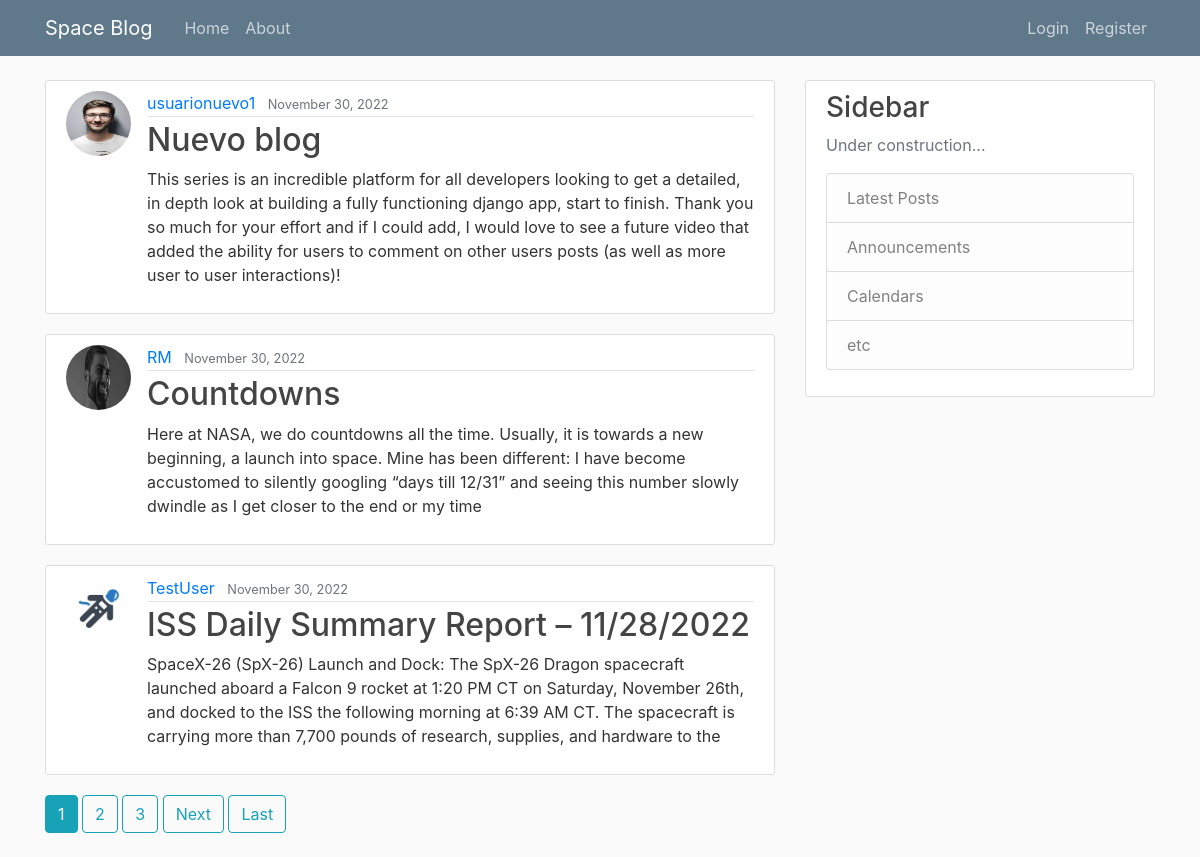
The page / on the database its author committed.
### blog/models.py (models this page shows, shortened)
class Post(models.Model):
    title = models.CharField(max_length=100)
    content = models.TextField()
    date_posted = models.DateTimeField(default=timezone.now)
    author = models.ForeignKey(User, on_delete=models.CASCADE)

### users/models.py (models this page shows, shortened)
class Profile(models.Model):
    user = models.OneToOneField(User, on_delete=models.CASCADE)
    image = models.ImageField(default='default.jpg', upload_to='profile_pics')

### blog/views.py (the view)
# urls.py: path('', PostListView.as_view(), name='blog-home'),
class PostListView(ListView):
    model = Post
    template_name = 'blog/home.html' #[app]/[model]_[viewtype].html
    context_object_name = 'posts'
    ordering = ['-date_posted']
    paginate_by = 3

### blog/templates/blog/home.html (shortened to what this page needs)
{% extends "blog/base.html" %}
{% block content %}
    {% for post in posts %}
        <article class="media content-section">
            <img class="rounded-circle article-img" src="{{ post.author.profile.image.url }}">
            <div class="media-body">
            <div class="article-metadata">
                <a class="mr-2" href="{% url 'user-posts' post.author.username %}">{{ post.author }}</a>
                <small class="text-muted">{{ post.date_posted|date:"F d, Y" }}</small>
            </div>
            <h2><a class="article-title" href="{% url 'post-detail' post.id %}">{{ post.title }}</a></h2>
            <p class="article-content">{{ post.content }}</p>
            </div>
        </article>
    {% endfor %}
    {% if is_paginated %}
        {% for num in page_obj.paginator.page_range %}
            {% if page_obj.number == num %}
                <a class="btn btn-info mb-4" href="?page={{ num }}">{{ num }}</a>
            {% elif num > page_obj.number|add:'-3' and num < page_obj.number|add:'3' %}
                <a class="btn btn-outline-info mb-4" href="?page={{ num }}">{{ num }}</a>
            {% endif %}
        {% endfor %}
        {% if page_obj.has_next %}
            <a class="btn btn-outline-info mb-4" href="?{{ page_obj.next_page_number }}">Next</a>
            <a class="btn btn-outline-info mb-4" href="?page={{ page_obj.paginator.num_pages }}">Last</a>
        {% endif %}
    {% endif %}
{% endblock content %}

### blog/templates/blog/base.html (shortened to what this page needs)
{% load static %}
<!DOCTYPE html>
<html lang="en">
<head>
    <link rel="stylesheet" href="https://cdn.jsdelivr.net/npm/bootstrap@4.0.0/dist/css/bootstrap.min.css">
    <link rel="stylesheet" type="text/css" href="{% static 'blog/main.css' %}">
</head>
<body>
    <header class="site-header">
        <nav class="navbar navbar-expand-md navbar-dark bg-steel fixed-top">
            <div class="container">
            <a class="navbar-brand mr-4" href="{% url 'blog-home' %}">Space Blog</a>
            <div class="collapse navbar-collapse" id="navbarToggle">
                <div class="navbar-nav mr-auto">
                <a class="nav-item nav-link" href="{% url 'blog-home' %}">Home</a>
                <a class="nav-item nav-link" href="{% url 'blog-about' %}">About</a>
                </div>
                <div class="navbar-nav">
                  {% if user.is_authenticated %}
                    <a class="nav-item nav-link" href="{% url 'post-create' %}">New Post</a>
                    <a class="nav-item nav-link" href="{% url 'profile' %}">Profile</a>
                    <a class="nav-item nav-link" href="{% url 'logout' %}">Logout</a>
                  {% else %}
                    <a class="nav-item nav-link" href="{% url 'login' %}">Login</a>
                    <a class="nav-item nav-link" href="{% url 'register' %}">Register</a>
                  {% endif %}
                </div>
            </div>
            </div>
        </nav>
    </header>
    <main role="main" class="container">
        <div class="row">
          <div class="col-md-8">
            {% block content %}{% endblock %}
          </div>
          <div class="col-md-4">
            <div class="content-section">
              <h3>Sidebar</h3>
              <p class='text-muted'>Under construction...
                <ul class="list-group">
                  <li class="list-group-item list-group-item-light">Latest Posts</li>
                  <li class="list-group-item list-group-item-light">Announcements</li>
                  <li class="list-group-item list-group-item-light">Calendars</li>
                  <li class="list-group-item list-group-item-light">etc</li>
                </ul>
              </p>
            </div>
          </div>
        </div>
      </main>
</body>
</html>

### blog/static/blog/main.css (style rules this page uses)
body { background: #fafafa; color: #333333; margin-top: 5rem; }
h1, h2, h3, h4, h5, h6 { color: #444444; }
ul { margin: 0; }
.bg-steel { background-color: #5f788a; }
.site-header .navbar-nav .nav-link { color: #cbd5db; }
.content-section { background: #ffffff; padding: 10px 20px; border: 1px solid #dddddd; border-radius: 3px; margin-bottom: 20px; }
.article-title { color: #444444; }
.article-content { white-space: pre-line; }
.article-img { height: 65px; width: 65px; margin-right: 16px; }
.article-metadata { padding-bottom: 1px; margin-bottom: 4px; border-bottom: 1px solid #e3e3e3 }

### rows shown on the page
Post: author.profile.image (picture), author "usuarionuevo1", date_posted "November 30, 2022", title "Nuevo blog", content "This series is an incredible platform for all developers looking to get a detailed, in depth look at building a fully functioning django app, start to finish. Thank you so much for your effort and if I could add, I would love to see a future video that added the ability for users to comment on other users posts (as well as more user to user interactions)!"
Post: author.profile.image (picture), author "RM", date_posted "November 30, 2022", title "Countdowns", content "Here at NASA, we do countdowns all the time. Usually, it is towards a new beginning, a launch into space. Mine has been different: I have become accustomed to silently googling “days till 12/31” and seeing this number slowly dwindle as I get closer to the end or my time"
Post: author.profile.image (placeholder picture), author "TestUser", date_posted "November 30, 2022", title "ISS Daily Summary Report – 11/28/2022", content "SpaceX-26 (SpX-26) Launch and Dock: The SpX-26 Dragon spacecraft launched aboard a Falcon 9 rocket at 1:20 PM CT on Saturday, November 26th, and docked to the ISS the following morning at 6:39 AM CT. The spacecraft is carrying more than 7,700 pounds of research, supplies, and hardware to the"

### other values the page prints
{{ num }} "1"
{{ num }} "2" "3"
